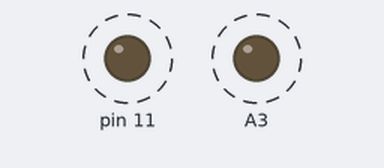
A sketch run on a simulated Arduino Uno, built with avr-gcc and run on an emulated ATmega328P. On the bench: output pins drawn as LEDs (lit = HIGH). Dashed ring = blinking.

Above: at 0.2 s.
Timing chart, 0 to 3.0 s (numbered marks = the images above):
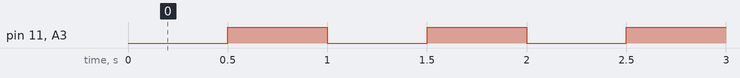

The sketch:

zad1.ino
```cpp
void setup() {
  // put your setup code here, to run once:
    pinMode(11, OUTPUT);
    pinMode(A3, OUTPUT);
}

void loop() {
  // put your main code here, to run repeatedly:
  delay(500);
  digitalWrite(A3, !digitalRead(A3));
  digitalWrite(11, !digitalRead(11));
}
```

Measured:
- by itself, pin 11, A3: alternates HIGH for 0.50 s and LOW for 0.50 s
